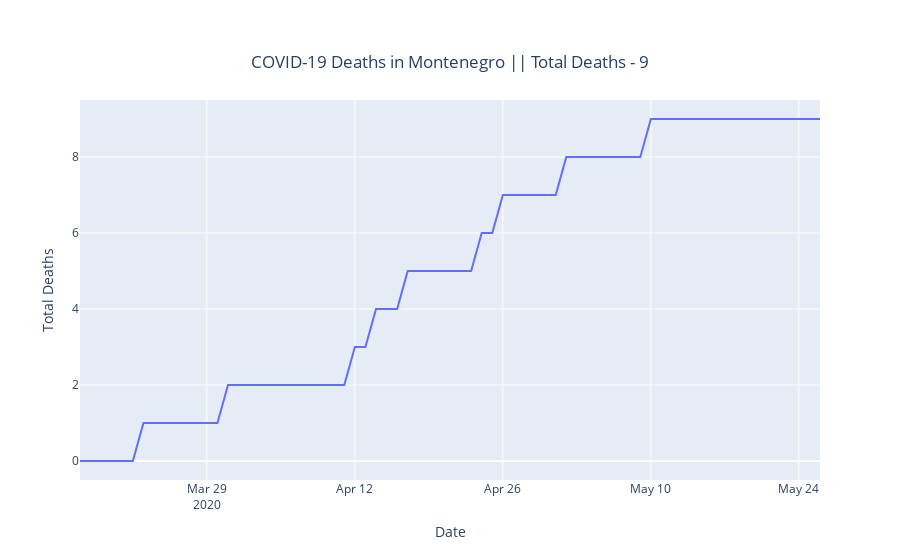

Notebook code for this chart:
### Markdown cell above
# Total Deaths

### Code cell
x = date_objects
y = deaths_list
fig = go.Figure(data=go.Scatter(x=x, y=y))
yLabelTitle(fig,y)
fig.show()

### Figure 1 — Plotly figure (JSON) as saved in the notebook; plotly's stock layout.template omitted (floating-point values rounded to 4 significant figures)
{"data": [{"type": "scatter", "x": ["2020-03-17", "2020-03-18", "2020-03-19", "2020-03-20", "2020-03-21", "2020-03-22", "2020-03-23", "2020-03-24", "2020-03-25", "2020-03-26", "2020-03-27", "2020-03-28", "2020-03-29", "2020-03-30", "2020-03-31", "2020-04-01", "2020-04-02", "2020-04-03", "2020-04-04", "2020-04-05", "2020-04-06", "2020-04-07", "2020-04-08", "2020-04-09", "2020-04-10", "2020-04-11", "2020-04-12", "2020-04-13", "2020-04-14", "2020-04-15", "2020-04-16", "2020-04-17", "2020-04-18", "2020-04-19", "2020-04-20", "2020-04-21", "2020-04-22", "2020-04-23", "2020-04-24", "2020-04-25", "2020-04-26", "2020-04-27", "2020-04-28", "2020-04-29", "2020-04-30", "2020-05-01", "2020-05-02", "2020-05-03", "2020-05-04", "2020-05-05", "2020-05-06", "2020-05-07", "2020-05-08", "2020-05-09", "2020-05-10", "2020-05-11", "2020-05-12", "2020-05-13", "2020-05-14", "2020-05-15", "2020-05-16", "2020-05-17", "2020-05-18", "2020-05-19", "2020-05-20", "2020-05-21", "2020-05-22", "2020-05-23", "2020-05-24", "2020-05-25", "2020-05-26"], "y": [0, 0, 0, 0, 0, 0, 1, 1, 1, 1, 1, 1, 1, 1, 2, 2, 2, 2, 2, 2, 2, 2, 2, 2, 2, 2, 3, 3, 4, 4, 4, 5, 5, 5, 5, 5, 5, 5, 6, 6, 7, 7, 7, 7, 7, 7, 8, 8, 8, 8, 8, 8, 8, 8, 9, 9, 9, 9, 9, 9, 9, 9, 9, 9, 9, 9, 9, 9, 9, 9, 9]}], "layout": {"hovermode": "x", "title": {"text": "COVID-19 Deaths in Montenegro || Total Deaths - 9  ", "x": 0.5, "xanchor": "center", "y": 0.9, "yanchor": "top"}, "xaxis": {"title": {"text": "Date"}}, "yaxis": {"title": {"text": "Total Deaths"}}}}
